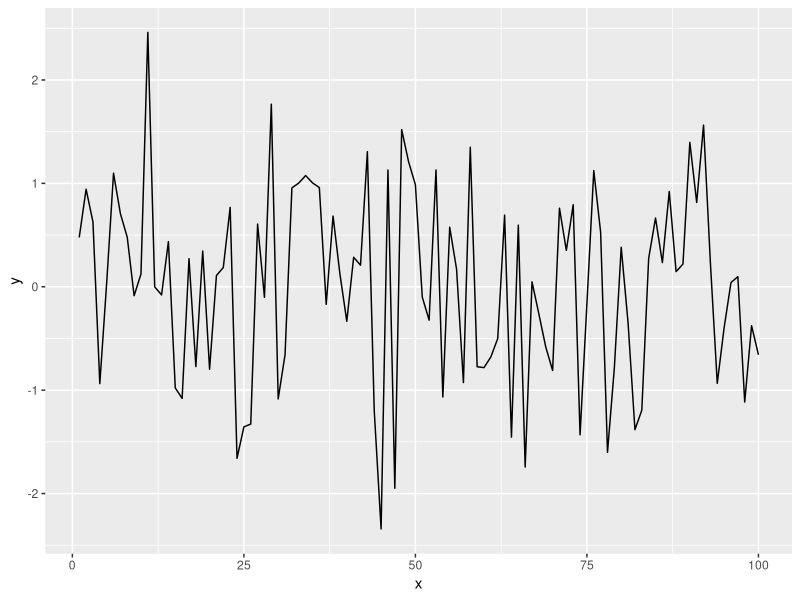

Here is the R script that generated this plot:
## ---- chunk 1
knitr::opts_chunk$set(echo = TRUE)
## ---- chunk 2
library(tidyverse)
## ---- chunk 3
x = seq(1:100)
y = rnorm(100)
dat = data.frame(x, y)
ggplot(dat, aes(x = x, y = y)) +
geom_line()
